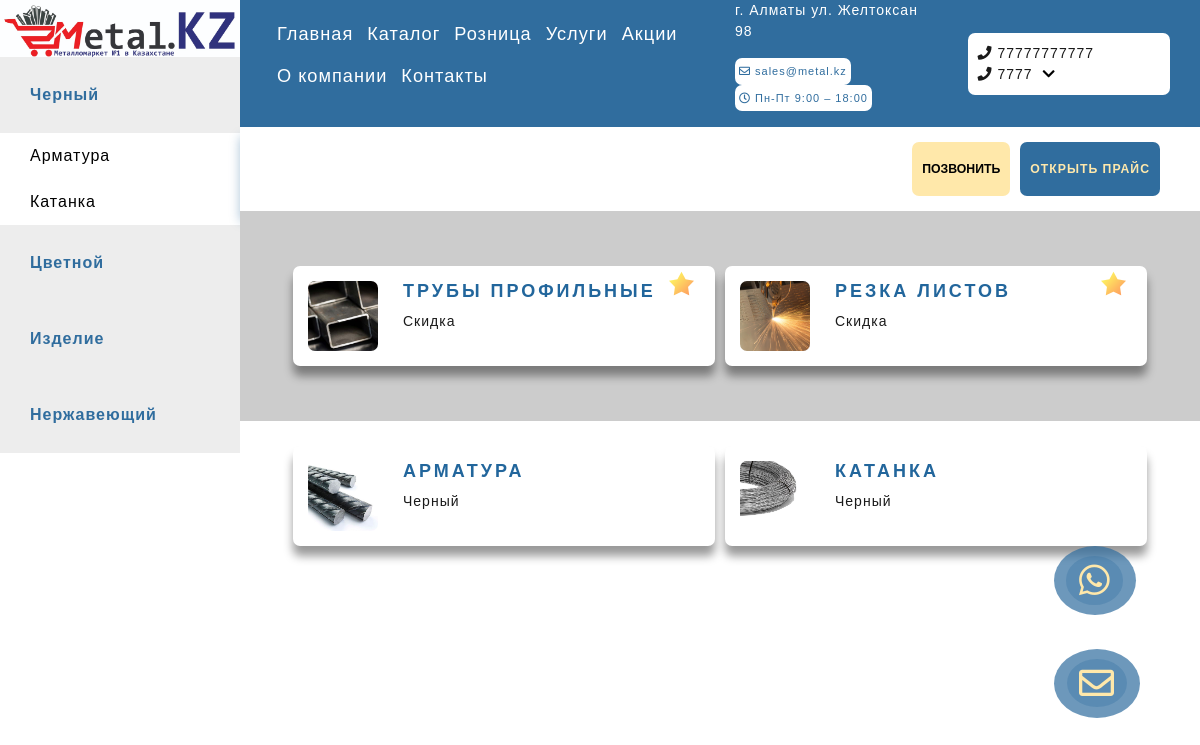
/armatura, run on the app's committed database.
### main/models.py (models this page shows, shortened)
class Settings(models.Model):
    company_name = models.CharField(verbose_name = 'Название компании', max_length=200)
    company_title = models.CharField(verbose_name = 'Краткое описание компании', max_length=200, null=True, blank=True)
    company_title_kz = models.CharField(verbose_name = 'Краткое описание компании каз', max_length=200, null=True, blank=True)
    company_logo = models.ImageField(upload_to = 'static/', verbose_name = 'Logo компании', null = True)
    time_create = models.DateTimeField(auto_now_add=True, verbose_name = 'Время создания')
    time_update = models.DateTimeField(auto_now=True, verbose_name = 'Время изменения')
    is_published = models.BooleanField(default=True, verbose_name = 'Опубликованный')
    phone = models.CharField(verbose_name = 'Номер телефона', max_length=200, null=True)
    phone_1 = models.CharField(verbose_name = 'Номер телефона', max_length=200, null=True, blank=True)
    phone_2 = models.CharField(verbose_name = 'Номер телефона', max_length=200, null=True, blank=True)
    phone_3 = models.CharField(verbose_name = 'Номер телефона', max_length=200, null=True, blank=True)
    address = models.CharField(verbose_name = 'Адрес компании', max_length=2000)
    e_address = models.EmailField(verbose_name = 'Email адрес компании', max_length=500)
    work_time = models.CharField(verbose_name = 'График работы', max_length=200)
    instagram = models.CharField(verbose_name = 'Ссылка на Instagram', max_length=200, null=True, blank=True)
    telegram = models.CharField(verbose_name = 'Ссылка на Telegram', max_length=200, null=True, blank=True)
    class Meta:
        verbose_name = ("настройку")
        verbose_name_plural = ("Настройки")

class SubMenu(models.Model):
    title = models.CharField(verbose_name = 'Заголовок страницы', max_length=200, null = True)
    title_kaz = models.CharField(verbose_name = 'Заголовок страницы каз', max_length=200, null = True)
    name = models.CharField(verbose_name = 'Название меню', max_length=200)
    name_kz = models.CharField(verbose_name = 'Название меню каз', max_length=200, blank=True)
    name_description = models.CharField(verbose_name = 'Подтекст', max_length=200, null = True, blank=True)
    name_description_kz = models.CharField(verbose_name = 'Подтекст каз', max_length=200, null = True, blank=True)
    time_create = models.DateTimeField(auto_now_add=True, verbose_name = 'Время создания')
    time_update = models.DateTimeField(auto_now=True, verbose_name = 'Время изменения')
    is_published = models.BooleanField(default=True, verbose_name = 'Опубликованный')
    slug = models.SlugField(max_length=255, unique=True, db_index = True, verbose_name="URL")
    image = models.ImageField(upload_to = 'static/%Y/%m/%d/', verbose_name = 'Изображение категории', null = True, blank=True)
    main_menu = models.ForeignKey(MainMenu, on_delete = models.CASCADE)
    page_html = models.TextField(verbose_name = 'Изменения страницы', blank=True)
    page_html_kz = models.TextField(verbose_name = 'Изменения страницы каз', blank=True)
    text = models.TextField(verbose_name = 'Описание', null = True, blank=True)
    text_kz = models.TextField(verbose_name = 'Описание каз', null = True, blank=True)
    meta_description = models.TextField(verbose_name = 'Meta Description SEO', null = True, blank=True)
    meta_description_kaz = models.TextField(verbose_name = 'Meta Description SEO kaz', null = True, blank=True)
    def __str__(self):
        return self.name
    class Meta:
        verbose_name = ("меню категорий")
        verbose_name_plural = ("Меню категорий")

class SubCategoryMenu(models.Model):
    title = models.CharField(verbose_name = 'Заголовок страницы', max_length=200, null = True)
    title_kaz = models.CharField(verbose_name = 'Заголовок страницы каз', max_length=200, null = True)
    name = models.CharField(verbose_name = 'Название меню', max_length=200)
    name_kz = models.CharField(verbose_name = 'Название меню каз', max_length=200, blank=True)
    name_description = models.CharField(verbose_name = 'Подтекст', max_length=200, null = True, blank=True)
    name_description_kz = models.CharField(verbose_name = 'Подтекст каз', max_length=200, null = True, blank=True)
    time_create = models.DateTimeField(auto_now_add=True, verbose_name = 'Время создания')
    time_update = models.DateTimeField(auto_now=True, verbose_name = 'Время изменения')
    is_published = models.BooleanField(default=True, verbose_name = 'Опубликованный')
    image = models.ImageField(upload_to = 'static/%Y/%m/%d/', verbose_name = 'Изображение категории', null = True, blank=True)
    slug = models.SlugField(max_length=255, unique=True, db_index = True, verbose_name="URL")
    main_menu = models.ForeignKey(SubMenu, on_delete = models.CASCADE)
    page_html = models.TextField(verbose_name = 'Изменения страницы', blank=True)
    page_html_kz = models.TextField(verbose_name = 'Изменения страницы каз', blank=True)
    text = models.TextField(verbose_name = 'Описание', null = True, blank=True)
    text_kz = models.TextField(verbose_name = 'Описание каз', null = True, blank=True)
    meta_description = models.TextField(verbose_name = 'Meta Description SEO', null = True, blank=True)
    meta_description_kaz = models.TextField(verbose_name = 'Meta Description SEO kaz', null = True, blank=True)
    class Meta:
        verbose_name = ("меню подкатегорий")
        verbose_name_plural = ("Меню подкатегорий")

class MainMenu(models.Model):
    title = models.CharField(verbose_name = 'Заголовок страницы', max_length=200, null = True)
    title_kaz = models.CharField(verbose_name = 'Заголовок страницы каз', max_length=200, null = True)
    name = models.CharField(verbose_name = 'Название меню', max_length=200)
    name_kz = models.CharField(verbose_name = 'Название меню каз', max_length=200, null = True, blank=True)
    name_description = models.CharField(verbose_name = 'Подтекст', max_length=200, null = True, blank=True)
    name_description_kz = models.CharField(verbose_name = 'Подтекст каз', max_length=200, null = True, blank=True)
    time_create = models.DateTimeField(auto_now_add=True, verbose_name = 'Время создания')
    time_update = models.DateTimeField(auto_now=True, verbose_name = 'Время изменения')
    is_published = models.BooleanField(default=True, verbose_name = 'Опубликованный')
    slug = models.SlugField(max_length=255, unique=True, db_index = True, verbose_name="URL")
    page_html = models.TextField(verbose_name = 'Изменения страницы', blank=True)
    page_html_kz =models.TextField(verbose_name = 'Изменения страницы каз', blank=True)
    text = models.TextField(verbose_name = 'Описание', null = True, blank=True)
    text_kz = models.TextField(verbose_name = 'Описание каз', null = True, blank=True)
    meta_description = models.TextField(verbose_name = 'Meta Description SEO', null = True, blank=True)
    meta_description_kaz = models.TextField(verbose_name = 'Meta Description SEO kaz', null = True, blank=True)
    class Meta:
        verbose_name = ("главное меню")
        verbose_name_plural = ("Главное меню")

### main/views.py (the view)
# urls.py: path('<page>', views.page),
def page(request, page):
    main_menu = MainMenu.objects.all()
    sub_menu = SubMenu.objects.all()
    sub_menu_katalog = SubMenu.objects.filter(main_menu=2)
    sub_menu_promo = SubMenu.objects.filter(main_menu=5)
    sub_category_menu = SubCategoryMenu.objects.all()
    products = Products.objects.all()
    settings = Settings.objects.all()
    return render(request, 'index.html', {'url': page, 'main_menu': main_menu, 'sub_menu': sub_menu, 'sub_category_menu': sub_category_menu, 'products': products, 'settings': settings, 'sub_menu_katalog': sub_menu_katalog, 'sub_menu_promo': sub_menu_promo})

### main/templates/index.html (shortened to what this page needs)
{% extends 'template.html' %}
{% block logo %}
    {% for item in settings %}
        {% if item.is_published %}
            <a href="/"><img src="{{ item.company_logo.url }}" alt=""></a>
        {% endif %}
    {% endfor %}
{% endblock %}
{% block leftbarmenu %}
    <ul>
        {% for item in sub_menu_katalog %}
        <li class="left-main-nav"><a href="{{ item.slug }}">{{ item.name }}</a></li>
            {% for i in sub_category_menu %}
                {% if item.name|lower == i.main_menu|lower %}
                    <li><a href="{{ i.slug }}">{{ i.name }}</a></li>
                {% endif %}
            {% endfor %}
        {% endfor %}
    </ul>
{% endblock %}
{% block headmenu %}
    {% for item in main_menu %}
        {% if item.slug == 'glavnaya' %}
            <li><a href="/">{{ item.name }}</a></li>
        {% else %}
            <li><a href="{{ item.slug }}">{{ item.name }}</a></li>
        {% endif %}
    {% endfor %}
{% endblock %}
{% block address %}
{% for item in settings %}
    {% if item.is_published %}
        {{ item.address }}
    {% endif %}
{% endfor %}
{% endblock %}
{% block email %}
    {% for item in settings %}
        {% if item.is_published %}
            <a href="mailto:{{ item.e_address }}"><i class="far fa-envelope"></i> {{ item.e_address }}</a>
        {% endif %}
    {% endfor %}
{% endblock %}
{% block work_time %}
    {% for item in settings %}
        {{ item.work_time }}
    {% endfor %}
{% endblock %}
{% block phones %}
{% for item in settings %}
    <a href="tel:{{ item.phone }}"><i class="fas fa-phone"></i> {{ item.phone }}</a>
    <a href="tel:{{ item.phone_1 }}"><i class="fas fa-phone"></i> {{ item.phone_1 }}</a>
{% endfor %}
{% endblock %}
{% block promocategory %}
<div class="promo">
    <div class="flex flex-wrap flex-between main-content-container">
{% for item in sub_menu_promo %}
            <a href="{{ item.slug }}" class="main-content-category">
                <img src="media/static/star_rIR2dQD.png" class="main-content-category-star" alt="">
                <img src="media/{{ item.image }}" class="main-content-category-image" alt="">
                <div>
                    <h3>{{ item.name }}</h3>
                    <p>Скидка</p>
                </div>
            </a>
{% endfor %}
    </div>
</div>
{% endblock %}
{% block category %}
<div class="flex flex-wrap flex-between main-content-container">
    {% for item in sub_category_menu %}
        <a href="{{ item.slug }}" class="main-content-category">
            <img src="media/{{ item.image }}" class="main-content-category-image" alt="">
            <div>
                <h3>{{ item.name }}</h3>
                <p>{{ item.main_menu }}</p>
            </div>
        </a>
    {% endfor %}
</div>
{% endblock %}
{% block absoluteSocial %}
<a href="https://wa.me/77711714427" class="animate1"><i class="fab fa-whatsapp"></i></a>
{% endblock %}

### main/static/css/App.css (style rules this page uses)
body { font: -apple-system,BlinkMacSystemFont,'Segoe UI','Segoe WP',Roboto,Ubuntu,Oxygen,Cantarell,'Fira Sans','Helvetica Neue',Helvetica,'Lucida Grande','Droid Sans',Tahoma,'Microsoft Sans Serif',sans-serif; }
ul, li { padding: 0; margin: 0; list-style: none; }
.flex { display: flex; }
.flex-between { justify-content: space-between; }
.left-navbar .navigation li.left-main-nav a { font-weight: 900; padding: 30px; color: #306d9e; background-color: #ededed; }
.left-navbar .navigation li a { display: flex; align-items: center; position: relative; box-sizing: border-box; background-color: #ffffff; padding: 15px 30px; color: #010101; font-size: 16px; font-weight: 500; line-height: 16px; text-decoration: none; transition: all .4s ease-out; }
.content header .content-navigation li a { color: #fff; transition: all .4s ease-out; text-decoration: none; }
.content-navigation ul li { padding: 7px; }
.content-navigation li a { font-size: 1.3em; }
.address ul li a { color: #306d9e; }
.phones a { margin-right: 10px; }
.main-content-container { width: 90%; margin: 20px auto; }
.main-content .promo { background-color: #ccc; padding: 30px 0; }
.main-content-category { position: relative; background-color: #fff; width: calc(50% - 10px); display: flex; padding: 15px; margin: 5px; border-radius: 7px; transition: all .4s ease; box-shadow: 0 10px 10px rgba(0, 0, 0, .4); }
.main-content-category h3 { font-size: 18px; color: #22669c; }
.main-content-category-image { max-width: 70px; border-radius: 7px; margin-right: 25px; }
.main-content-category-star { position: absolute; right: 5%; top: 5%; max-width: 25px; }
.absoluteSocial a { font-size: 2.5em; position: relative; padding: 15px 25px; margin-bottom: 50px; color: #ffe8aa; border-radius: 100%; z-index: 99; }
.absoluteSocial i { color: #ffe8aa; }
.animate1::after, .animate2::after { content: ''; width: 70%; height: 70%; left: 0; top: 0; right: 0; bottom: 0; opacity: .3; position: absolute; margin: auto; border-radius: 100%; background-color: rgb(48, 109, 158); z-index: -1; animation: 1s infinite linear playButt; -webkit-animation: 1s infinite linear webkit-playButton; }
.animate1::before, .animate2::before { content: ''; width: 100%; height: 100%; left: 0; top: 0; opacity: .7; position: absolute; margin: auto; border-radius: 100%; background-color: rgb(48, 109, 158); z-index: -1; animation: 1s infinite linear playButt; -webkit-animation: 1s infinite linear webkit-playButton; }

### data on the page
Settings: company_logo (picture), address "г. Алматы ул. Желтоксан 98", e_address "sales@metal.kz", work_time "Пн-Пт 9:00 – 18:00", phone "77777777777", phone_1 "7777"
SubMenu: name "Черный"
SubCategoryMenu: name "Арматура", image (picture), name "АРМАТУРА", main_menu "Черный"
SubCategoryMenu: name "Катанка", image (picture), name "КАТАНКА", main_menu "Черный"
SubMenu: name "Цветной"
SubMenu: name "Изделие"
SubMenu: name "Нержавеющий"
MainMenu: name "Главная"
MainMenu: name "Каталог"
MainMenu: name "Розница"
MainMenu: name "Услуги"
MainMenu: name "Акции"
MainMenu: name "О компании"
MainMenu: name "Контакты"
SubMenu: image (picture), name "ТРУБЫ ПРОФИЛЬНЫЕ"
SubMenu: image (picture), name "РЕЗКА ЛИСТОВ"
